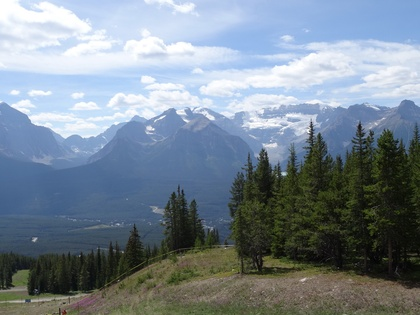
%> input picture CV-Shai/HW/ATiCV2016 - Assignment 1/dst.jpg, 420 x 315 px, shrunk from 1452 x 1088 before the run
$ octave main.m   (GNU Octave 9; MATLAB toolbox functions it lacks are replaced by stand-ins)
%> lines starting %> are read from the running program, lines starting %| are printed output that depends on the picture; in (x1, y1, x2, y2) boxes, pixels count from 0 and x2, y2 are one past the last pixel; in counts of white or black regions, pixels touching at a corner belong together; the program's own positions count from 1
### CV-Shai/HW/ATICV2016-Assignment1/Mine/compute_homography_naive.m
function H = compute_homography_naive(mp_src, mp_dst)
%compute_homography_naive - computes homography transform (matrix H) given
%                           matching points.
%   INPUT:
%     mp_src - 2Xn for all matching src points [[r;c],[r;c]...]
%     mp_src - 2Xn for all matching dst points [[r;c],[r;c]...]

N = size(mp_dst, 2);
A  = zeros(2*N, 9);

for i = 0 : N -1

   xs = mp_src(1, i + 1);
   ys = mp_src(2, i + 1);
   xd = mp_dst(1, i + 1);
   yd = mp_dst(2, i + 1);

   A(2*i + 1, :)     = [xs, ys, 1, 0, 0, 0, -xd*xs, -xd*ys, -xd];
   A(2*i + 2, :) = [0, 0, 0, xs, ys, 1, -yd*xs, -yd*ys, -yd];

end
[U,S,V] = svd(A);
%last eigenvector corisponds to lowes eigenvalue
H = V(:, 9);

end

### CV-Shai/HW/ATICV2016-Assignment1/Mine/forward_mapping.m
function [I_merged] = forward_mapping( I_src, I_dst, H)
%forward_mapping Merge two images using matrix H as fowerd mapping

%get bounding box
[r, c, d] =  size(I_dst);
I_merged = I_dst;
r_offset = 0;
c_offset = 0;

ul = H*[1,1,1]';
ul = ul(1:2)./ul(3);

ll = H*[1,r,1]';
ll = ll(1:2)./ll(3);

ur = H*[c, 1, 1]';
ur = ur(1:2)./ur(3);

lr = H*[c,r,1]';
lr = lr(1:2)./lr(3);

upper_bound = floor(min(ul(2), ur(2)));
lower_bound = ceil(max(ll(2), lr(2)));
left_bound  = floor(min(ul(1), ll(1)));
right_bound  = ceil(min(ur(1), lr(1)));

if upper_bound <= 0
    I_merged  = [zeros(abs(upper_bound) + 1, c, d); I_merged];
    [r, c, d] = size(I_merged);
    r_offset  = abs(upper_bound) + 1;
end
if lower_bound  > r
    I_merged = [I_merged; zeros(lower_bound - r, c, d)];
    [r, c, d] = size(I_merged);
end
if left_bound <= 0
    I_merged = [zeros(r, abs(left_bound) + 1, d), I_merged];
    c_offset = abs(left_bound) + 1;
    [r, c, d] = size(I_merged);
end
if right_bound > c
     I_merged = [I_merged, zeros(r, right_bound - c, d)];
    [r, c, d] = size(I_merged);
end

[r_src, c_src, d_src] = size(I_src);

for x = 1 : c_src
    for y = 1 : r_src
        homo_corr = H*[x;y;1];
        x_new = homo_corr(1)/homo_corr(3) + c_offset;
        y_new = homo_corr(2)/homo_corr(3) + r_offset;

        if x_new <= 0 || y_new <= 0 || x_new > c || y_new > r
            continue
        end
        I_merged(ceil(y_new), ceil(x_new),:) = I_src(y, x, :);

    end
end

end

### CV-Shai/HW/ATICV2016-Assignment1/Mine/compute_homography.m
function H = compute_homography(mp_src, mp_dst, inliers_percent, max_err)
%compute_homography use ransac to compute homography
%   Detailed explanation goes here

inliners = 0;
points_count = length(mp_src);
n    = 4; %amount of random points to fit model

while inliners < inliers_percent

    %choose n random point
    points = randi([1,points_count], 1, n);
    H = compute_homography_naive(mp_src(:, points), mp_dst(:, points));
    H = reshape(H, 3, 3)';
    [inliners, ~] = test_homography(H, mp_src, mp_dst, max_err);
end


end

### CV-Shai/HW/ATICV2016-Assignment1/Mine/test_homography.m
function [fit_percent, dist_mse] = test_homography(H, mp_src, mp_dst, ...
                                                  max_err)
%test_homography test quality of matching point
%

dist = mp_dst - hom2cart((H*cart2hom(mp_src')')')';
err = sqrt(sum(dist.^2));
err = err(err > max_err);

fit_percent = 1- (length(err) / length(mp_src));
if isempty(err) == 0
    dist_mse = 0;
else
    dist_mse = sum(err) / length(err);
end
end

### CV-Shai/HW/ATICV2016-Assignment1/Mine/main.m
%Computer Vision -  HW 1

close all
clear all
%%
%LOAD ENVIORMENT IMAGES AND MATCHING POINTS\
load matches_perfect
I_dst = imread('dst.jpg');
%> I_dst is the input picture: size 315x420x3 uint8; mean R, G, B 121.2, 134.7, 146.4
I_src = imread('src.jpg');
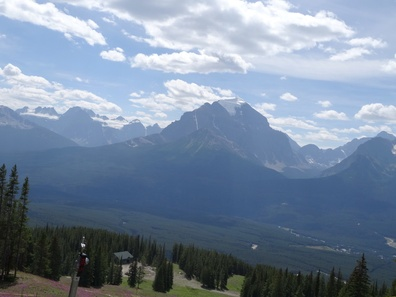
%> input picture CV-Shai/HW/ATiCV2016 - Assignment 1/src.jpg, 396 x 297 px, shrunk from 1368 x 1026 before the run
%> I_src is the input picture: size 297x396x3 uint8; mean R, G, B 120.3, 136.9, 157.6

%mark points on source and dest images
I_marked_src = insertMarker(I_src, match_p_src', 'x', 'color', 'red', 'size', 10);
I_marked_dst = insertMarker(I_dst, match_p_dst',  'x', 'color', 'red', 'size', 10);

%plot
figure;
imshow(I_marked_dst);
title('Dst image with perfect matching point marked');
figure;
imshow(I_marked_src);
title('Source image with perfect matching point marked');

%LOAD PARTIAL MATCHING POINTS
load matches

%mark points on source and dest images
I_marked_src = insertMarker(I_src, match_p_src', 'x', 'color', 'red', 'size', 10);
I_marked_dst = insertMarker(I_dst, match_p_dst', 'x', 'color', 'red', 'size', 10);
%> I_marked_dst: size 315x420x3 uint8; 0.05% of pixels changed, all inside (x1, y1, x2, y2) = (0, 60, 311, 228)

%plot
figure;
imshow(I_marked_dst);
title('Dst image with partial matching point marked');
figure;
imshow(I_marked_src);
title('Source image with partial matching point marked');

%%
% Part A - compute homograph transform
%perfect match
clear clear match_p_*
close all
load matches_perfect
H = compute_homography_naive(match_p_src, match_p_dst);
H = reshape(H, 3, 3)';

I_panorama = forward_mapping(I_src, I_dst, H);
%> in forward_mapping, `I_merged  = [zeros(abs(upper_bound) + 1, c, d); I_merged];`:
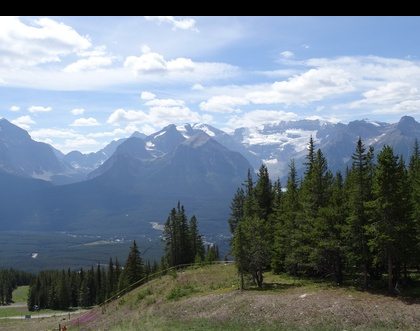
%> I_merged: size 331x420x3 uint8; mean R, G, B 115.4, 128.2, 139.3
%> in forward_mapping, `I_merged = [I_merged; zeros(lower_bound - r, c, d)];`:
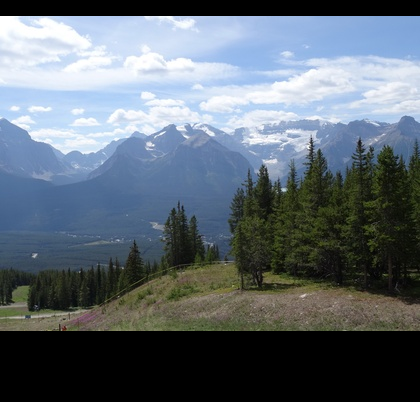
%> I_merged: size 402x420x3 uint8; mean R, G, B 95, 105.5, 114.7
%> in forward_mapping, `I_merged = [zeros(r, abs(left_bound) + 1, d), I_merged];`:
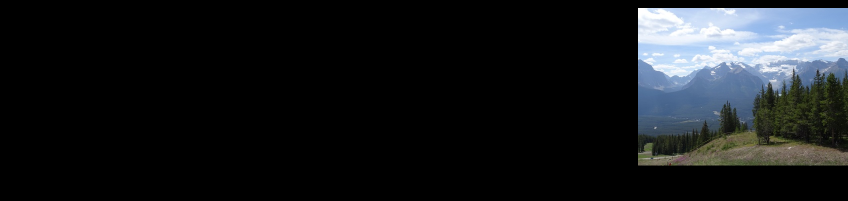
%> I_merged: size 402x1696x3 uint8 (shown at 1/2 size); mean R, G, B 23.5, 26.1, 28.4
%> after the loop in forward_mapping, `for x = 1 : c_src`:
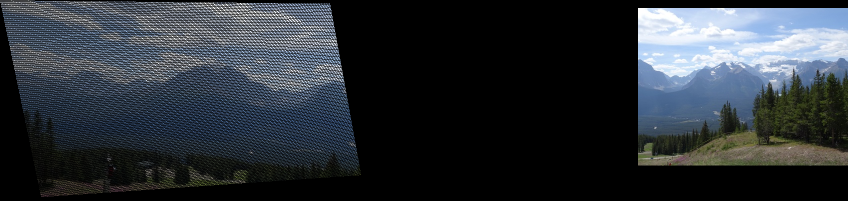
%> I_merged: size 402x1696x3 uint8 (shown at 1/2 size); 17.25% of pixels changed, all inside (x1, y1, x2, y2) = (1, 1, 722, 394)
figure;
imshow(I_panorama);
title('merged images - prefect');
%%
%partial match
clear clear match_p_*
load matches

H_partial = compute_homography_naive(match_p_src, match_p_dst);
H_partial = reshape(H_partial, 3, 3)';

I_panorama = forward_mapping(I_src, I_dst, H_partial);
%> in forward_mapping (call 2), `I_merged = [I_merged; zeros(lower_bound - r, c, d)];`:
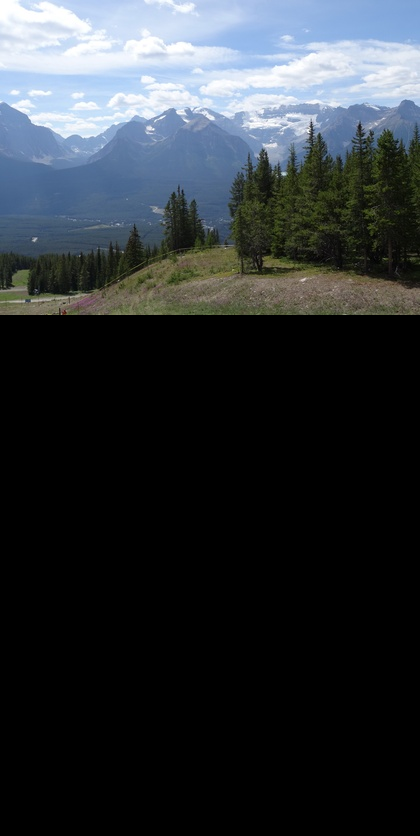
%> I_merged: size 836x420x3 uint8; mean R, G, B 45.7, 50.8, 55.2
%> in forward_mapping (call 2), `I_merged = [I_merged, zeros(r, right_bound - c, d)];`:
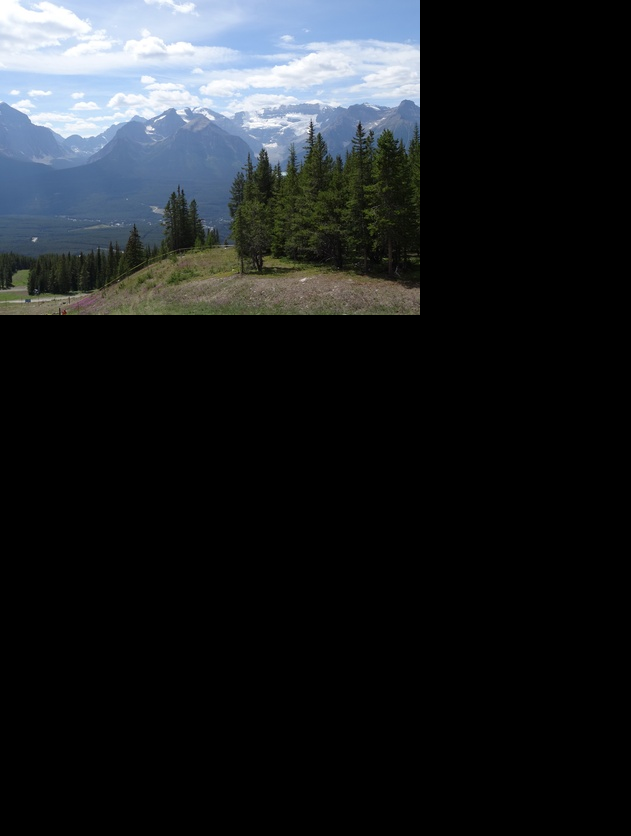
%> I_merged: size 836x631x3 uint8; mean R, G, B 30.4, 33.8, 36.7
%> after the loop in forward_mapping (call 2), `for x = 1 : c_src`: I_merged: size 836x631x3 uint8; 0.03% of pixels changed, all inside (x1, y1, x2, y2) = (625, 808, 631, 836)
figure;
imshow(I_panorama);
title('merged images - partial match');

%%
%ransac

clear clear match_p_*
load matches

max_err = 5;
inliers_percent = 0.8;

H_partial_ransac = compute_homography(match_p_src, match_p_dst, ...
                   inliers_percent, max_err);
%> the run ends on the next line
